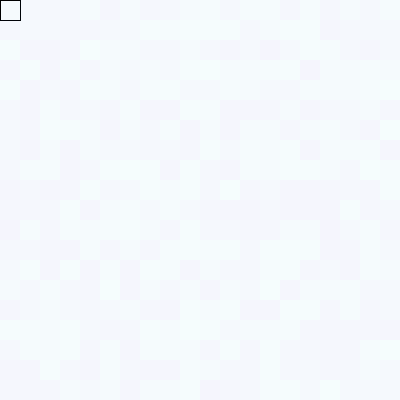
Frame 1 (no input)
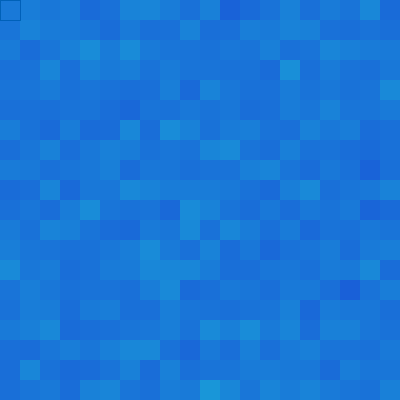
Frame 60 (the mouse pressed at the canvas centre just before this capture)
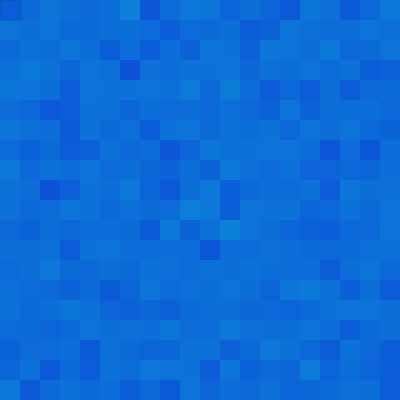
Frame 120 (the mouse held since frame 60 and released just before this capture)

The Processing sketch that drew these frames (run headless with seeded random() and noise(); from frame 60 on, the mouse is pressed at the canvas centre):

// Processing sketch: processing_93986
// ── processing_93986.pde

// Ethan Frier
// Hw 8 - doodling in the while and for loops
// Febuary 26th 2013
// copywrite 2013
 
 int phase;

void setup()
{
  size(400,400);
  background(255);
  smooth();
}
 
void draw()
{
  if (phase == 0)
  {
    forloop();
  }
  else if (phase == 1)
  {
    whileloop();
  }
}
 
 
void whileloop()
{
  float x = 0;
  float y = 0;
  float interval = 5;
  
  while (x < width+1)
  {    
    stroke (200, random(255), 40, 10);
    strokeWeight(5);
    
    line (width/2, height/2, x, 0);
    line (width/2, height/2, width, y);    
    line (width/2, height/2, 0, y);    
    line (width/2, height/2, x, height);

    x +=  interval + random(-5, 5);
    y +=  interval + random(-5, 5);
  }
}
 

void forloop()
{
  float interval = 20;
  
  for (int x = 0; x < width; x += interval) {
    for (int y = 0; y < height; y += interval) {
      fill(10, random(10, 200), 200, 10);
      rect(x, y, interval, interval);
      noStroke();
    }
  }
}
 

 
void keyPressed()
{
  if (key == '1')
  {
    phase = 1;
    background(255);
  }
   
  if (key == '2')
  {
    phase = 0;
    background(255);

  }
}
